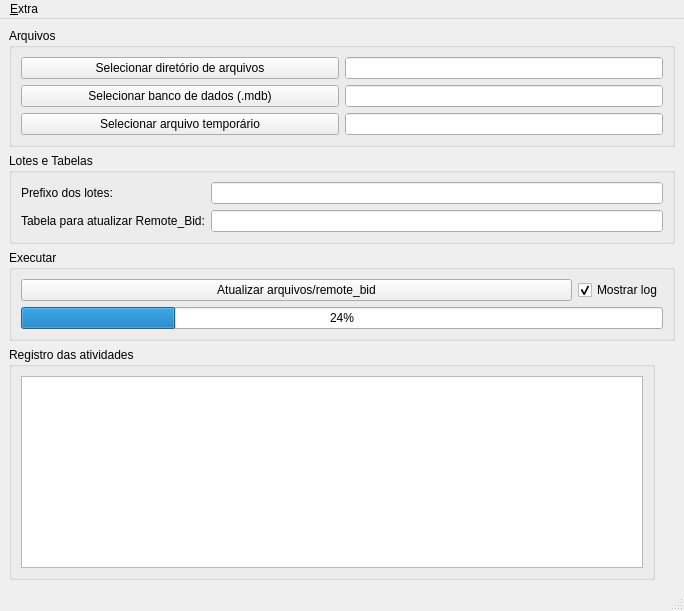
<?xml version="1.0" encoding="UTF-8"?>
<ui version="4.0">
 <class>JanelaPrincipal</class>
 <widget class="QMainWindow" name="JanelaPrincipal">
  <property name="geometry">
   <rect>
    <x>0</x>
    <y>0</y>
    <width>684</width>
    <height>544</height>
   </rect>
  </property>
  <property name="sizePolicy">
   <sizepolicy hsizetype="Preferred" vsizetype="Preferred">
    <horstretch>0</horstretch>
    <verstretch>0</verstretch>
   </sizepolicy>
  </property>
  <property name="windowTitle">
   <string>MainWindow</string>
  </property>
  <widget class="QWidget" name="centralwidget">
   <property name="sizePolicy">
    <sizepolicy hsizetype="Preferred" vsizetype="Fixed">
     <horstretch>0</horstretch>
     <verstretch>0</verstretch>
    </sizepolicy>
   </property>
   <layout class="QVBoxLayout" name="verticalLayout_5">
    <item>
     <widget class="QGroupBox" name="grupoArquivos">
      <property name="sizePolicy">
       <sizepolicy hsizetype="Preferred" vsizetype="Fixed">
        <horstretch>0</horstretch>
        <verstretch>0</verstretch>
       </sizepolicy>
      </property>
      <property name="layoutDirection">
       <enum>Qt::LeftToRight</enum>
      </property>
      <property name="title">
       <string>Arquivos</string>
      </property>
      <layout class="QVBoxLayout" name="verticalLayout">
       <item>
        <layout class="QGridLayout" name="gridLayout">
         <item row="1" column="0">
          <widget class="QPushButton" name="botaoSelecionarDB">
           <property name="sizePolicy">
            <sizepolicy hsizetype="MinimumExpanding" vsizetype="Fixed">
             <horstretch>0</horstretch>
             <verstretch>0</verstretch>
            </sizepolicy>
           </property>
           <property name="text">
            <string>Selecionar banco de dados (.mdb)</string>
           </property>
          </widget>
         </item>
         <item row="0" column="0">
          <widget class="QPushButton" name="botaoSelecionarRaiz">
           <property name="sizePolicy">
            <sizepolicy hsizetype="MinimumExpanding" vsizetype="Fixed">
             <horstretch>0</horstretch>
             <verstretch>0</verstretch>
            </sizepolicy>
           </property>
           <property name="text">
            <string>Selecionar diretório de arquivos</string>
           </property>
          </widget>
         </item>
         <item row="1" column="1">
          <widget class="QLineEdit" name="caminhoDB">
           <property name="autoFillBackground">
            <bool>true</bool>
           </property>
          </widget>
         </item>
         <item row="2" column="0">
          <widget class="QPushButton" name="botaoSelecionarTemp">
           <property name="sizePolicy">
            <sizepolicy hsizetype="MinimumExpanding" vsizetype="Fixed">
             <horstretch>0</horstretch>
             <verstretch>0</verstretch>
            </sizepolicy>
           </property>
           <property name="text">
            <string>Selecionar arquivo temporário</string>
           </property>
          </widget>
         </item>
         <item row="2" column="1">
          <widget class="QLineEdit" name="caminhoTemp">
           <property name="autoFillBackground">
            <bool>true</bool>
           </property>
          </widget>
         </item>
         <item row="0" column="1">
          <widget class="QLineEdit" name="raizArquivosTD">
           <property name="autoFillBackground">
            <bool>true</bool>
           </property>
          </widget>
         </item>
        </layout>
       </item>
      </layout>
     </widget>
    </item>
    <item>
     <widget class="QGroupBox" name="grupoLotesTabelas">
      <property name="sizePolicy">
       <sizepolicy hsizetype="Preferred" vsizetype="Fixed">
        <horstretch>0</horstretch>
        <verstretch>0</verstretch>
       </sizepolicy>
      </property>
      <property name="layoutDirection">
       <enum>Qt::LeftToRight</enum>
      </property>
      <property name="title">
       <string>Lotes e Tabelas</string>
      </property>
      <layout class="QVBoxLayout" name="verticalLayout_2">
       <item>
        <layout class="QGridLayout" name="gridLayout_2">
         <item row="0" column="0">
          <widget class="QLabel" name="etiquetaPrefixoLote">
           <property name="sizePolicy">
            <sizepolicy hsizetype="Fixed" vsizetype="Preferred">
             <horstretch>0</horstretch>
             <verstretch>0</verstretch>
            </sizepolicy>
           </property>
           <property name="text">
            <string>Prefixo dos lotes:</string>
           </property>
          </widget>
         </item>
         <item row="0" column="1" colspan="2">
          <widget class="QLineEdit" name="campoPrefixoLotes">
           <property name="sizePolicy">
            <sizepolicy hsizetype="Expanding" vsizetype="Fixed">
             <horstretch>0</horstretch>
             <verstretch>0</verstretch>
            </sizepolicy>
           </property>
           <property name="layoutDirection">
            <enum>Qt::LeftToRight</enum>
           </property>
           <property name="autoFillBackground">
            <bool>true</bool>
           </property>
          </widget>
         </item>
         <item row="1" column="0">
          <widget class="QLabel" name="etiquetaTabela">
           <property name="sizePolicy">
            <sizepolicy hsizetype="Fixed" vsizetype="Preferred">
             <horstretch>0</horstretch>
             <verstretch>0</verstretch>
            </sizepolicy>
           </property>
           <property name="text">
            <string>Tabela para atualizar Remote_Bid:</string>
           </property>
          </widget>
         </item>
         <item row="1" column="1" colspan="2">
          <widget class="QLineEdit" name="campoTabela">
           <property name="sizePolicy">
            <sizepolicy hsizetype="Expanding" vsizetype="Fixed">
             <horstretch>0</horstretch>
             <verstretch>0</verstretch>
            </sizepolicy>
           </property>
           <property name="autoFillBackground">
            <bool>true</bool>
           </property>
          </widget>
         </item>
        </layout>
       </item>
      </layout>
     </widget>
    </item>
    <item>
     <widget class="QGroupBox" name="grupoExecutar">
      <property name="sizePolicy">
       <sizepolicy hsizetype="Preferred" vsizetype="Fixed">
        <horstretch>0</horstretch>
        <verstretch>0</verstretch>
       </sizepolicy>
      </property>
      <property name="title">
       <string>Executar</string>
      </property>
      <layout class="QVBoxLayout" name="verticalLayout_3">
       <item>
        <layout class="QGridLayout" name="gridLayout_3">
         <item row="0" column="0">
          <widget class="QPushButton" name="botaoExecutar">
           <property name="text">
            <string>Atualizar arquivos/remote_bid</string>
           </property>
          </widget>
         </item>
         <item row="0" column="1">
          <widget class="QCheckBox" name="checkMostrarLog">
           <property name="sizePolicy">
            <sizepolicy hsizetype="Fixed" vsizetype="Fixed">
             <horstretch>0</horstretch>
             <verstretch>0</verstretch>
            </sizepolicy>
           </property>
           <property name="text">
            <string>Mostrar log</string>
           </property>
           <property name="checked">
            <bool>true</bool>
           </property>
          </widget>
         </item>
         <item row="1" column="0" colspan="2">
          <widget class="QProgressBar" name="barraProgresso">
           <property name="value">
            <number>24</number>
           </property>
          </widget>
         </item>
        </layout>
       </item>
      </layout>
     </widget>
    </item>
    <item>
     <layout class="QGridLayout" name="gridLayout_4">
      <item row="0" column="1">
       <widget class="QGroupBox" name="grupoLog">
        <property name="sizePolicy">
         <sizepolicy hsizetype="Preferred" vsizetype="Fixed">
          <horstretch>0</horstretch>
          <verstretch>0</verstretch>
         </sizepolicy>
        </property>
        <property name="title">
         <string>Registro das atividades</string>
        </property>
        <layout class="QVBoxLayout" name="verticalLayout_4">
         <item>
          <widget class="QTextBrowser" name="caixaLog"/>
         </item>
        </layout>
       </widget>
      </item>
      <item row="0" column="2">
       <spacer name="verticalSpacer">
        <property name="orientation">
         <enum>Qt::Vertical</enum>
        </property>
        <property name="sizeHint" stdset="0">
         <size>
          <width>20</width>
          <height>40</height>
         </size>
        </property>
       </spacer>
      </item>
     </layout>
    </item>
   </layout>
   <zorder>botaoSelecionarRaiz</zorder>
   <zorder>botaoSelecionarDB</zorder>
   <zorder>botaoSelecionarTemp</zorder>
   <zorder>raizArquivosTD</zorder>
   <zorder>caminhoDB</zorder>
   <zorder>caminhoTemp</zorder>
   <zorder>grupoArquivos</zorder>
   <zorder>raizArquivosTD</zorder>
   <zorder>etiquetaPrefixoLote</zorder>
   <zorder>campoPrefixoLotes</zorder>
   <zorder>etiquetaTabela</zorder>
   <zorder>campoTabela</zorder>
   <zorder>grupoLotesTabelas</zorder>
   <zorder>barraProgresso</zorder>
   <zorder>botaoExecutar</zorder>
   <zorder>checkMostrarLog</zorder>
   <zorder>grupoExecutar</zorder>
   <zorder>grupoLog</zorder>
   <zorder>verticalSpacer</zorder>
  </widget>
  <widget class="QMenuBar" name="menubar">
   <property name="geometry">
    <rect>
     <x>0</x>
     <y>0</y>
     <width>684</width>
     <height>23</height>
    </rect>
   </property>
   <widget class="QMenu" name="menuInfo">
    <property name="title">
     <string>&amp;Extra</string>
    </property>
    <addaction name="actionSobre"/>
   </widget>
   <addaction name="menuInfo"/>
  </widget>
  <widget class="QStatusBar" name="statusbar"/>
  <action name="actionSobre">
   <property name="text">
    <string>&amp;Sobre...</string>
   </property>
  </action>
 </widget>
 <resources/>
 <connections>
  <connection>
   <sender>checkMostrarLog</sender>
   <signal>toggled(bool)</signal>
   <receiver>grupoLog</receiver>
   <slot>setVisible(bool)</slot>
   <hints>
    <hint type="sourcelabel">
     <x>445</x>
     <y>321</y>
    </hint>
    <hint type="destinationlabel">
     <x>255</x>
     <y>490</y>
    </hint>
   </hints>
  </connection>
 </connections>
</ui>
